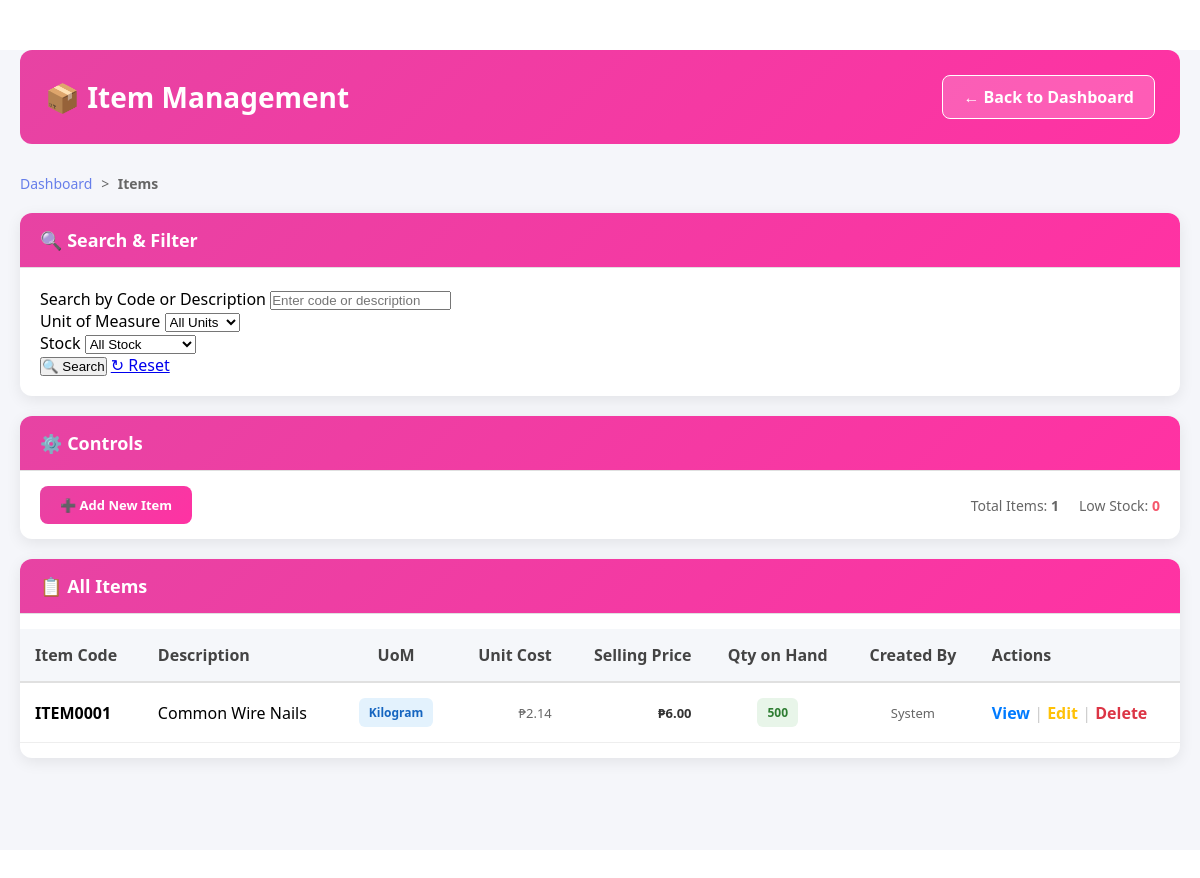
The page /items/ (signed in) on the database its author committed.
### POS/models.py (models this page shows, shortened)
class Item(models.Model):
    UNIT_CHOICES = [
        ('PCS', 'Piece'),
        ('BOX', 'Box'),
        ('PKG', 'Package'),
        ('KG', 'Kilogram'),
        ('LTR', 'Liter'),
        ('MTR', 'Meter'),
    ]
    item_code = models.CharField(max_length=50, unique=True)
    item_description = models.CharField(max_length=255)
    unit_of_measure = models.CharField(max_length=10, choices=UNIT_CHOICES)
    unit_cost = models.DecimalField(max_digits=12, decimal_places=2)
    unit_selling_price = models.DecimalField(max_digits=12, decimal_places=2)
    quantity_on_hand = models.IntegerField(default=0)
    created_at = models.DateTimeField(auto_now_add=True)
    updated_at = models.DateTimeField(auto_now=True)
    class Meta:
        ordering = ['item_description']

### POS/views.py (the view)
# urls.py: path('items/', views.item_list, name='item_list'),
@login_required(login_url='login')
def item_list(request):
    items = Item.objects.all()
    search = request.GET.get('search')
    if search:
        items = items.filter(
            models.Q(item_code__icontains=search) |
            models.Q(item_description__icontains=search)
        )
    uom = request.GET.get('uom')
    if uom:
        items = items.filter(unit_of_measure=uom)
    stock = request.GET.get('stock')
    if stock == 'low':
        items = items.filter(quantity_on_hand__lte=5)
    elif stock == 'in':
        items = items.filter(quantity_on_hand__gt=5)
    context = {
        'items': items,
        'units': Item.UNIT_CHOICES,
    }
    return render(request, 'POS/item_list.html', context)

### POS/templates/POS/item_list.html (shortened to what this page needs)
{% extends 'base.html' %}
{% block content %}
<div style="background: linear-gradient(135deg, #ffffff 0%, #ffffff 100%); min-height: 100vh; padding: 30px 0;">
<div class="pos-container-modern">
    <div style="display: flex; justify-content: space-between; align-items: center; margin-bottom: 30px; background: linear-gradient(135deg, #e743a3 0%, #ff32a3 100%); padding: 25px; border-radius: 12px;">
        <h1 style="margin: 0; color: white; font-size: 28px;">📦 Item Management</h1>
        <a href="{% url 'dashboard' %}" class="btn-cancel-modern-header">← Back to Dashboard</a>
    </div>
    <div class="breadcrumb" style="margin-bottom: 20px; font-size: 14px; color: #666;">
        <a href="{% url 'dashboard' %}" style="color: #667eea; text-decoration: none;">Dashboard</a>
        <span style="margin: 0 5px;">></span>
        <span style="font-weight: 600;">Items</span>
    </div>
    <div class="form-card" style="margin-bottom: 20px;">
        <div class="card-header" style="background: linear-gradient(135deg, #e743a3 0%, #ff32a3 100%);">
            <h2 style="margin: 0; display: flex; align-items: center; gap: 10px;">🔍 Search & Filter</h2>
        </div>
        <div class="card-body">
            <form method="get" class="search-form-grid">
                <div>
                    <label for="search" class="filter-label">Search by Code or Description</label>
                    <input type="text" name="search" id="search" placeholder="Enter code or description"
                           value="{{ request.GET.search }}"
                           class="filter-input"
                    />
                </div>
                <div>
                    <label for="uom_filter" class="filter-label">Unit of Measure</label>
                    <select name="uom" id="uom_filter" class="filter-select">
                        <option value="">All Units</option>
                    </select>
                </div>
                <div>
                    <label for="stock_filter" class="filter-label">Stock</label>
                    <select name="stock" id="stock_filter" class="filter-select">
                        <option value="">All Stock</option>
                    </select>
                </div>
                <div class="search-actions">
                    <button type="submit" class="btn-search-modern">🔍 Search</button>
                    <a href="{% url 'item_list' %}" class="btn-reset-modern">↻ Reset</a>
                </div>
            </form>
        </div>
    </div>
    <div class="form-card" style="margin-bottom: 20px;">
        <div class="card-header" style="background: linear-gradient(135deg, #e743a3 0%, #ff32a3 100%);">
            <h2 style="margin: 0; display: flex; align-items: center; gap: 10px;">⚙️ Controls</h2>
        </div>
        <div class="card-body" style="display: flex; justify-content: space-between; align-items: center; padding: 15px 20px;">
            <a href="{% url 'item_create' %}" class="btn-save-modern" style="background: linear-gradient(135deg, #e743a3 0%, #ff32a3 100%); padding: 10px 20px; margin: 0; max-width: 180px;">➕ Add New Item</a>
            <div style="display: flex; gap: 20px; align-items: center;">
                <div style="color: #666; font-size: 14px;">
                    Total Items: <strong>{{ items|length }}</strong>
                </div>
                <div style="color: #666; font-size: 14px;">
                    Low Stock: <strong style="color: #f5576c;">{{ low_stock_count|default:0 }}</strong>
                </div>
            </div>
        </div>
    </div>
    {% if items %}
        <div class="form-card">
            <div class="card-header" style="background: linear-gradient(135deg, #e743a3 0%, #ff32a3 100%);">
                <h2 style="margin: 0; display: flex; align-items: center; gap: 10px;">📋 All Items</h2>
            </div>
            <div class="card-body" style="padding: 0;">
                <div class="table-container" style="overflow-x: auto;">
                    <table class="data-table" style="width: 100%; border-collapse: collapse;">
                        <thead>
                            <tr style="background-color: #f5f7fa;">
                                <th style="padding: 15px; text-align: left; font-weight: 700; color: #444; border-bottom: 2px solid #e0e0e0;">Item Code</th>
                                <th style="padding: 15px; text-align: left; font-weight: 700; color: #444; border-bottom: 2px solid #e0e0e0;">Description</th>
                                <th style="padding: 15px; text-align: center; font-weight: 700; color: #444; border-bottom: 2px solid #e0e0e0;">UoM</th>
                                <th style="padding: 15px; text-align: right; font-weight: 700; color: #444; border-bottom: 2px solid #e0e0e0;">Unit Cost</th>
                                <th style="padding: 15px; text-align: right; font-weight: 700; color: #444; border-bottom: 2px solid #e0e0e0;">Selling Price</th>
                                <th style="padding: 15px; text-align: center; font-weight: 700; color: #444; border-bottom: 2px solid #e0e0e0;">Qty on Hand</th>
                                <th style="padding: 15px; text-align: center; font-weight: 700; color: #444; border-bottom: 2px solid #e0e0e0;">Created By</th>
                                <th style="padding: 15px; text-align: left; font-weight: 700; color: #444; border-bottom: 2px solid #e0e0e0;">Actions</th>
                            </tr>
                        </thead>
                        <tbody>
                            {% for item in items %}
                                <tr style="border-bottom: 1px solid #eee;">
                                    <td style="padding: 15px;"><strong>{{ item.item_code }}</strong></td>
                                    <td style="padding: 15px;">{{ item.item_description }}</td>
                                    <td style="padding: 15px; text-align: center; font-size: 13px; color: #666;">
                                        <span class="badge badge-uom">{{ item.get_unit_of_measure_display }}</span>
                                    </td>
                                    <td style="padding: 15px; text-align: right; font-size: 13px; color: #666;">₱{{ item.unit_cost|floatformat:2 }}</td>
                                    <td style="padding: 15px; text-align: right; font-size: 13px; font-weight: 600; color: #333;">₱{{ item.unit_selling_price|floatformat:2 }}</td>
                                    <td style="padding: 15px; text-align: center;">
                                        {% if item.quantity_on_hand <= 5 %}
                                            <span class="badge badge-low-stock">{{ item.quantity_on_hand }} ⚠️</span>
                                        {% else %}
                                            <span class="badge badge-in-stock">{{ item.quantity_on_hand }}</span>
                                        {% endif %}
                                    </td>
                                    <td style="padding: 15px; text-align: center; font-size: 13px; color: #666;">
                                        {% if item.created_by %}{{ item.created_by.username }}{% else %}System{% endif %}
                                    </td>
                                    <td style="padding: 15px;">
                                        <a href="{% url 'item_view' item.id %}" class="btn-action-view">View</a>
                                        <span style="color: #ccc;">|</span>
                                        <a href="{% url 'item_edit' item.id %}" class="btn-action-edit">Edit</a>
                                        <span style="color: #ccc;">|</span>
                                        <a href="{% url 'item_delete' item.id %}" class="btn-action-delete">Delete</a>
                                    </td>
                                </tr>
                            {% endfor %}
                        </tbody>
                    </table>
                </div>
            </div>
        </div>
    {% endif %}
</div>
</div>
{% endblock %}

### templates/base.html (style rules this page uses)
* { margin: 0; padding: 0; box-sizing: border-box; }
html { width: 100%; overflow-x: hidden; }
body { font-family: 'Segoe UI', Tahoma, Geneva, Verdana, sans-serif; background: linear-gradient(135deg, #667eea 0%, #764ba2 100%); min-height: 100vh; width: 100%; max-width: 100%; overflow-x: hidden; }
.table-container { overflow-x: auto; margin: 15px 0; }
.pos-container-modern { width: 100%; max-width: 1100px; margin: 0 auto; padding: 15px; background: #f5f6fa; min-height: 100vh; }
.form-card { background: white; border-radius: 12px; box-shadow: 0 2px 8px rgba(0, 0, 0, 0.08); overflow: hidden; animation: slideUp 0.4s ease-out; }
.card-header { display: flex; align-items: center; gap: 15px; background: linear-gradient(135deg, #667eea 0%, #764ba2 100%); color: white; padding: 20px; }
.card-header h2 { margin: 0; font-size: 18px; font-weight: 600; }
.card-body { padding: 15px; }
.btn-save-modern, .btn-cancel-modern, .btn-exit-modern { padding: 11px 18px; border: none; border-radius: 6px; font-size: 13px; cursor: pointer; transition: all 0.3s; font-weight: 600; display: flex; align-items: center; gap: 6px; text-decoration: none; white-space: nowrap; }
.btn-save-modern { background: linear-gradient(135deg, #667eea 0%, #764ba2 100%); color: white; }

### POS/templates/POS/item_list.html (style rules this page uses)
.pos-container-modern { max-width: 1400px; margin: 20px auto; padding: 0 20px; }
.form-card { background: white; border-radius: 12px; box-shadow: 0 4px 15px rgba(0, 0, 0, 0.08); overflow: hidden; margin-bottom: 20px; }
.card-header { color: white; padding: 15px 20px; font-size: 18px; font-weight: 700; border-bottom: 1px solid #e0e0e0; }
.card-body { padding: 20px; }
.btn-save-modern { padding: 12px 25px; border-radius: 8px; font-weight: 600; text-decoration: none; color: white; background-color: #667eea; border: none; cursor: pointer; transition: background-color 0.3s ease, transform 0.1s ease; display: inline-flex; align-items: center; gap: 8px; }
.btn-cancel-modern-header { padding: 10px 20px; border-radius: 8px; font-weight: 600; text-decoration: none; color: white; background-color: rgba(255, 255, 255, 0.2); border: 1px solid white; cursor: pointer; transition: all 0.3s ease; display: inline-flex; align-items: center; gap: 8px; }
.badge { display: inline-flex; align-items: center; padding: 6px 10px; border-radius: 6px; font-size: 12px; font-weight: 700; gap: 5px; }
.badge-uom { background-color: #e3f2fd; color: #1565c0; }
.badge-in-stock { background-color: #e8f5e9; color: #2e7d32; }
.btn-action-view { color: #007bff; text-decoration: none; font-weight: 600; transition: color 0.2s ease; }
.btn-action-edit { color: #ffc107; text-decoration: none; font-weight: 600; transition: color 0.2s ease; }
.btn-action-delete { color: #dc3545; text-decoration: none; font-weight: 600; transition: color 0.2s ease; }

### rows shown on the page
Item: item_code "ITEM0001", item_description "Common Wire Nails", unit_of_measure "Kilogram", unit_cost "2.14", unit_selling_price "6.00", quantity_on_hand "500"

### other values the page prints
{{ items|length }} "1"
{{ low_stock_count|default:0 }} "0"
